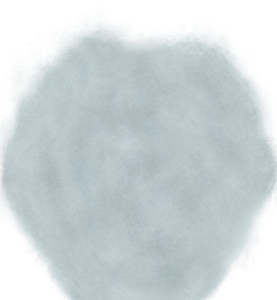
#> input picture src/5Hex/Hexagon.png, 277 x 300 px
$ python -i TileTransformer.py   (imports and definitions only)
#> lines starting #> are read from the running program, lines starting #| are printed output that depends on the picture
#!/usr/bin/env python3

"""
Example Python utility for automatically converting Unciv tilesets to make use of https://github.com/yairm210/Unciv/pull/5874.

See BuildTileset.sh for example use.

License:
	By https://github.com/will-ca/, https://github.com/Intralexical.

	This Source Code Form is subject to the terms of the Mozilla Public
	License, v. 2.0. If a copy of the MPL was not distributed with this
	file, You can obtain one at https://mozilla.org/MPL/2.0/.
"""

# TIP: Most of these functions can accept either a filepath or an image object as their primary operand. This makes them easily chainable/nestable.
# TIP: Most of these functions return `PIL.Image.Image` instances. Call their `.show()` method to preview them.
# E.G.: maskedHexImage(tesselatedHexImage(expandedHexImage("Hexagon.png", 1.5), 1.5), 1.5, hexMaskPolygonalBalanced(1.5)).show()

import PIL.Image, PIL.ImageEnhance, math


HEX_HEIGHT = math.sqrt(0.75) # Hexagon height— But I've also seen 7:9 thrown around for Unciv?

def asImage(image):
	"""Return a PIL image from a given PIL image or filepath."""
	if not isinstance(image, PIL.Image.Image):
		image = PIL.Image.open(image)
	return image.convert('RGBA')

def asSize(size):
	"""Return an size tuple from a given size tuple or image."""
	return size.size if isinstance(size, PIL.Image.Image) else size

def blankFrom(size):
	"""Make a new transparent image from a given image or size tuple."""
	return PIL.Image.new('RGBA', asSize(size), (0,0,0,0))

def hexSize(image, expandedfac):
	"""Calculate the bounding rectangle dimensions of the hex area on an expanded hex tile."""
	return (image.size[0] / expandedfac, image.size[0] / expandedfac * HEX_HEIGHT)


# [18 lines left out: functions expandedHexImage, tesselatedHexImage, not called in this run]


def hexMaskCircularOuter(fuzzedscale=2):
	"""Return a circular mask with fuzzing entirely outside the hex area."""
	return lambda x, y: max(0, 1-max(0, (math.sqrt((x-0.5)**2+(y-0.5)**2)-0.5)*2/(fuzzedscale-1)))

# [6 lines left out: function clippedModulo, not called in this run]

def polyDistance(x, y, sides, *, rotangle=0.0, minangle=-math.inf, maxangle=math.inf):
	return math.sqrt(x**2+y**2)*math.cos(clippedModulo((math.atan2(y,x)+rotangle)%(math.pi*2), math.pi/(sides/2), minangle, maxangle)-math.pi/sides)

# [14 lines left out: functions hexMaskPolygonalOuter, hexMaskPolygonalBalanced, not called in this run]

def hexMaskVisHex(alpha=0.5):
	"""Return a hard-edged polygonal mask that sets alpha lower outside the hex area, for visualization purposes."""
#> further down, picture is the input picture: PIL image 277x300 RGBA; mean R, G, B, A 152.7, 163.5, 166.2, 178.1
	return lambda x, y: (1 if (abs(x-0.5)*2 / (1 - (abs(y-0.5)))) <= 1 and 0 <= y <= 1 else alpha)

def hexMaskFromImage(expandedfac):
	raise NotImplementedError()

# [12 lines left out: function maskedHexImage, not called in this run]


def shadowShearedOrthoImage(image, base_y=0, scale_y=1.0, shear_x=1.0):
	# Shear an image to be flat on the ground. Doesn't blacken, blur, or make transparent. Takes parameters in pixel-space, not hex-space.
#> called with base_y = 0, scale_y = 1, shear_x = 1
	image = asImage(image)
#> in asImage (call 3), `return image.convert('RGBA')`:
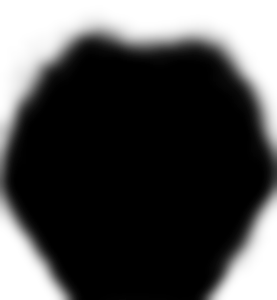
#> returned value: PIL image 277x300 RGBA; mean R, G, B, A 0, 0, 0, 178; transparent parts drawn white
	return image.transform(image.size, PIL.Image.AFFINE,
			(1, shear_x, -base_y*shear_x,
			0, 1/scale_y, -((1/scale_y)-1)*base_y)
		)
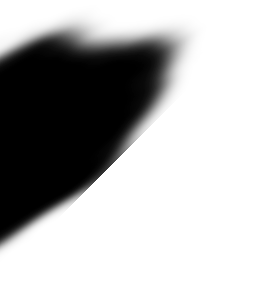
#> returned value: PIL image 277x300 RGBA; mean R, G, B, A 0, 0, 0, 71.1; transparent parts drawn white

def shadowOrthoImage(image, blur=5, *shear_args, **shear_kwargs):
	# Wraps above, with blackening and blurring. Takes parameters in pixel-space, not hex-space.
	image = asImage(image)
	return shadowShearedOrthoImage(PIL.ImageEnhance.Brightness(image).enhance(0.0).filter(PIL.ImageFilter.GaussianBlur(blur)), *shear_args, **shear_kwargs)

def shadowedOrthoImage(image, opacity=0.7, **shadow_kwargs):
	# Wraps above, with opacity, and composites original image on top of it. Takes parameters in pixel-space, not hex-space.
	image = asImage(image)
	r, g, b, a = shadowOrthoImage(image, **shadow_kwargs).split()
#> r: PIL image 277x300 L; every value is 0
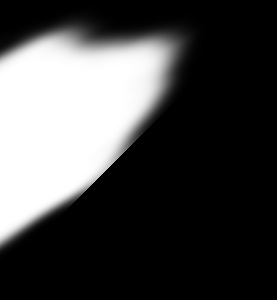
#> a: PIL image 277x300 L; min 0, max 255, mean 71.1
	shadowed = PIL.Image.merge('RGBA', (r, g, b, a.point(lambda a: int(a*opacity))))
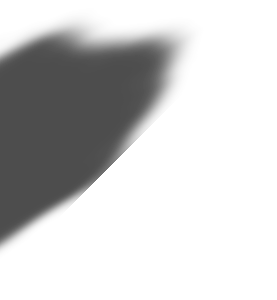
#> shadowed: PIL image 277x300 RGBA; mean R, G, B, A 0, 0, 0, 49.6; transparent parts drawn white
	shadowed.alpha_composite(image, (0, 0))
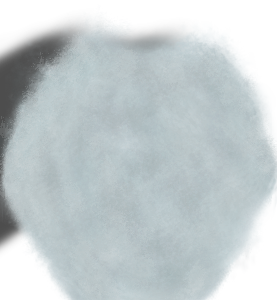
#> shadowed: PIL image 277x300 RGBA; mean R, G, B, A 143.1, 153, 155.4, 187.6; transparent parts drawn white
	return shadowed

# [16 lines left out: functions shadowedOrthoHexImage, dropShadowedHexImage, not called in this run]


def autocroppedHexImage():
	"""Trim unneeded regions from a hex image. Only trims the top, as bottom and width are used for placement."""
	raise NotImplementedError()

# [28 lines left out: functions shiftedHexImage, compositedHexImages, not called in this run]


mogrifiers = {
	'expand': lambda scale=1.0, topmargin=1.0: lambda fp: expandedHexImage(fp, scale, topmargin),
	'tesselate': lambda scale=1.0: lambda fp: tesselatedHexImage(fp, scale),
	'fuzzCircularDilate': lambda scale=1.0, fuzzedscale=1.5: lambda fp: maskedHexImage(fp, scale, hexMaskCircularOuter(fuzzedscale)),
	'fuzzPolygonalDilate': lambda scale=1.0, fuzzedscale=1.5, sides=6: lambda fp: maskedHexImage(fp, scale, hexMaskPolygonalOuter(fuzzedscale, sides)),
	'fuzzPolygonalFeather': lambda scale=1.0, fuzzedscale=1.5, sides=6: lambda fp: maskedHexImage(fp, scale, hexMaskPolygonalBalanced(fuzzedscale, sides)),
	'shearShadow': lambda scale=1.0, base=0.0, opacity=0.7, blur=0.05, length=1.15, shear=0.6: lambda fp: shadowedOrthoHexImage(fp, expandedfac=scale, base=base, opacity=opacity, blur=blur, length=length, shear=shear),
	'dropShadow': lambda scale=1.0, opacity=0.5, blur=0.01, x=0.05, y=0.05: lambda fp: dropShadowedHexImage(fp, expandedfac=scale, opacity=opacity, blur=blur, x=x, y=y),
	'shift': lambda scale=1.0, x=0.0, y=0.0: lambda fp: shiftedHexImage(fp, scale, x, y),
	'addBackground': lambda *layers: lambda fp: compositedHexImages(*layers, fp)
}


flagSetters = {}

def singleton(cls):
	"""Decorator to turn a class into a single instance."""
	return cls()

@singleton
class FLAGS:
	"""Flags for the script run."""
	MULTIPROCESSING = False

def flag(*names):
	"""Return a decorator to mark a function as representing a script run flag."""
	def flagdeco(func):
		for name in names:
			flagSetters[name] = func
		return func
	return flagdeco

# [43 lines left out: functions flagMultiprocessing, flagHelp, doTransform, not called in this run]


# [13 lines not run here, left out]

>>> from PIL import Image
>>> picture = Image.open('src/5Hex/Hexagon.png')
>>> result = shadowedOrthoImage(picture)
